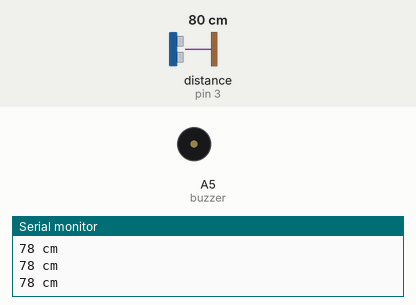
Simulated run of this sketch. Board: Arduino Uno, built with avr-gcc and run on an emulated ATmega328P. Shown: buzzer (waves = sounding), the last lines printed to the serial monitor. Wiring (inferred from the names in the program): ultrasonic range finder: trigger pin 2; echo pin 3. The test bench sets the inputs (shaded band); at power-on: distance to the obstacle (sensor on pin 3) 80 cm. The echo pulse lasts 58.3 µs per cm.

Above: at 1.2 s.
1.3 s: distance to the obstacle (sensor on pin 3) set to 2 cm
2.8 s: distance to the obstacle (sensor on pin 3) set to 4 cm
At 4.1 s:
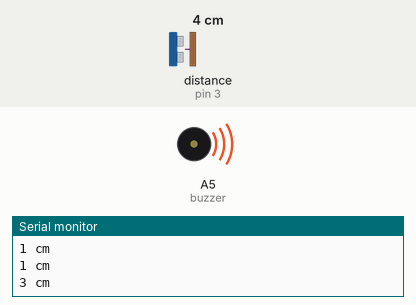
4.4 s: distance to the obstacle (sensor on pin 3) set to 19 cm
At 5.4 s:
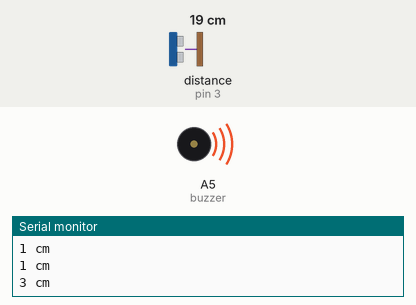
5.9 s: distance to the obstacle (sensor on pin 3) set to 22 cm
At 6.3 s:
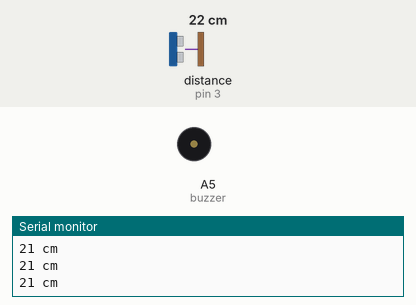
Timing chart, 0 to 8.4 s (numbered marks = the images above; inputs shaded):
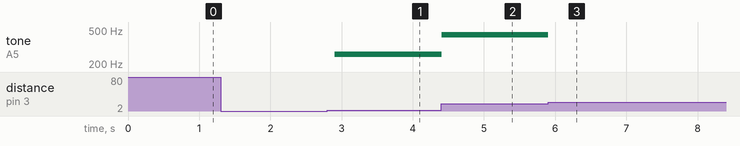

Measured:
- the behaviour switches between 20 and 21 cm on distance to the obstacle (sensor on pin 3) (found by bisection; images 2 and 3)
- after the input at 2.8 s, tone on A5 (buzzer): silent → 261 Hz after 0.11 s
- after the input at 4.4 s, tone on A5 (buzzer): 261 Hz → 440 Hz at once
- after the input at 5.9 s, tone on A5 (buzzer): 440 Hz → silent at once

The sketch:

ultrasonic.ino
```cpp
//Writen by Dylan Dickson Nov. 27, 2020

int trigPin = 2; //Trigger pin on HC-SR04
int echoPin = 3; //Echo pin on HC-SR04
long duration;   //Variable for duration
int distance;    //Variable for distance
const int buzzer = A5;

void setup() {
  //Start serial communication
  Serial.begin(9600);

  //Set output pins
  pinMode(trigPin, OUTPUT);
  pinMode(echoPin, INPUT);
  pinMode(buzzer, OUTPUT);
}

void loop() {
//Start main loop
  digitalWrite(trigPin, LOW);
    delayMicroseconds(2);
  digitalWrite(trigPin, HIGH);
    delayMicroseconds(10);
  digitalWrite(trigPin, LOW);

//Calculate Centimeters away
 duration = pulseIn(echoPin, HIGH);
 distance = duration * .034 / 2;

//Print cm away
  Serial.print(distance);
  Serial.println(" cm");

  delay(100);
  music(); // Goto music loop
}

void music() {
//Music loop

  //Middle C equivalent
  while(distance >= 2 || distance <= 4) { //Between 2 and 4cm
    sensing(); //Sensor loop
    tone(buzzer, 261.63);

    if (distance < 2 || distance > 4) {
      noTone(buzzer);
      break;
    } else if(distance > 30) {
      noTone(buzzer);
      break;
    }
  }

//D
  while(distance >= 5 || distance <= 7) {//Between 5 and 7cm
    sensing(); //Sensor loop
    tone(buzzer, 293.66);

    if (distance < 5 || distance > 7) {
      noTone(buzzer);
      break;
    } else if(distance > 30) {
      noTone(buzzer);
      break;
    }
  }

  //E
  while(distance >= 8 || distance <= 10) {//Between 8 and 10cm
    sensing(); //Sensor loop
    tone(buzzer, 329.63);

    if (distance < 8 || distance > 10) {
      noTone(buzzer);
      break;
    } else if(distance > 30) {
      noTone(buzzer);
      break;
    }
  }

  //F
  while(distance >= 11 || distance <= 13) {//Between 11 and 13cm
    sensing(); //Sensor loop
    tone(buzzer, 349.23);

    if (distance < 11 || distance > 13) {
      noTone(buzzer);
      break;
    } else if(distance > 30) {
      noTone(buzzer);
      break;
    }
  }

  //G
  while(distance >= 14 || distance <= 16) {//Between 14 and 16cm
    sensing(); //Sensor loop
    tone(buzzer, 392.00);

    if (distance < 14 || distance > 16) {
      noTone(buzzer);
      break;
    } else if(distance > 30) {
      noTone(buzzer);
      break;
    }
  }

  //A
  while(distance >= 17 || distance <= 19) {//Between 17 and 19cm
    sensing(); //Sensor loop
    tone(buzzer, 440.00);

    if (distance < 17 || distance > 19) {
      noTone(buzzer);
      break;
    } else if(distance > 30) {
      noTone(buzzer);
      break;
    }
  }
}


void sensing() {
  //Setup sensing so it can go in while loop

  digitalWrite(trigPin, LOW);
    delayMicroseconds(2);
  digitalWrite(trigPin, HIGH);
    delayMicroseconds(10);
  digitalWrite(trigPin, LOW);

//Calculation
 duration = pulseIn(echoPin, HIGH);
 distance = duration * .034 / 2;


}
```
